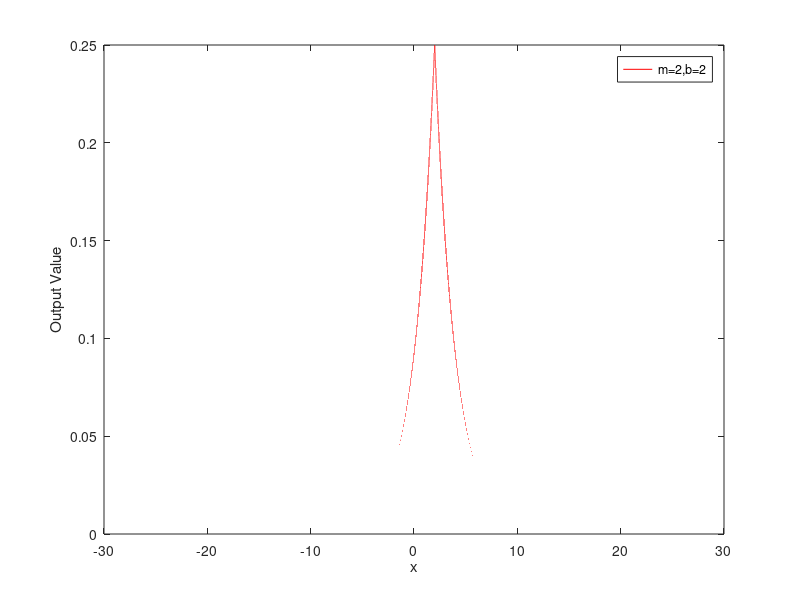
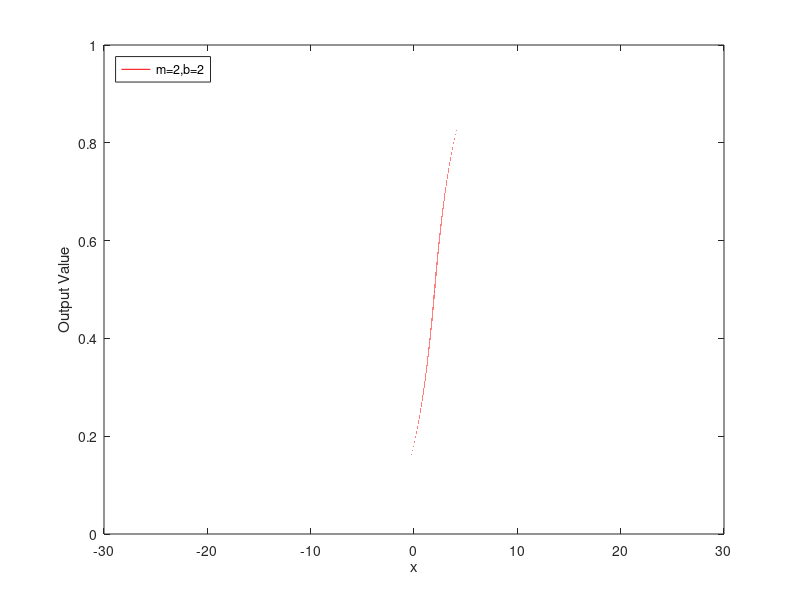

These charts were generated, in order, by the following MATLAB code:
m=2;
b=2;
n = 1000000;

x = linspace(-25,25,n);
y = 0.5/b * exp(-abs(x-m)*1.0/b);
z = 0.5*sign(x-m).*(1-(exp(-abs(x-m)/b))) + 0.5;

val_xy = (50.0/n)*x.*y;
E_x = sum(val_xy);
val_x2y = x.*val_xy;
E_x2 = sum(val_x2y);
variance = E_x2 - (E_x*E_x);

disp(variance);

fig1=figure;
plot(x,y,'r','DisplayName','m=2,b=2');
xlabel('x');
ylabel('Output Value');
legend;
saveas(fig1,'laplace_PDF.png')

fig2=figure;
plot(x,z,'r','DisplayName','m=2,b=2');
xlabel('x');
ylabel('Output Value');
legend('Location','northwest');
saveas(fig2,'laplace_CDF.png')
